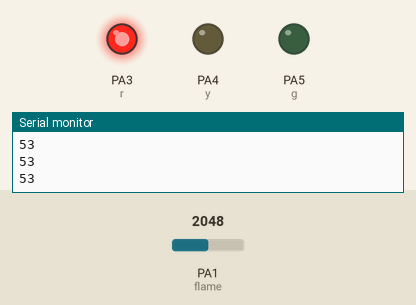
Bench run of a sketch on a simulated STM32 Blue Pill. Parts: output pins drawn as LEDs (lit = HIGH), the last lines printed to the serial monitor. The inputs (shaded band) are chosen by the test bench; at power-on: PA1 (flame) = 2048.

Above: at 1.2 s.
1.3 s: PA1 (flame) set to 2183
At 2.7 s:
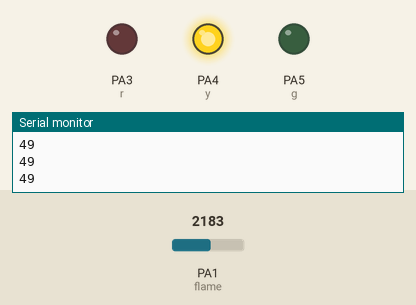
3.2 s: PA1 (flame) set to 4004
4.7 s: PA1 (flame) set to 4083
At 5.8 s:
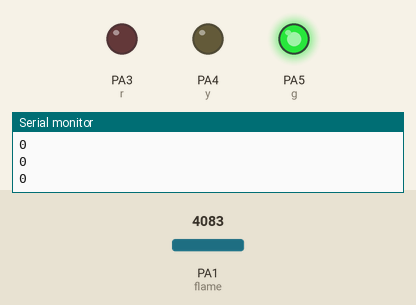
6.5 s: PA1 (flame) set to 3603
At 7.8 s:
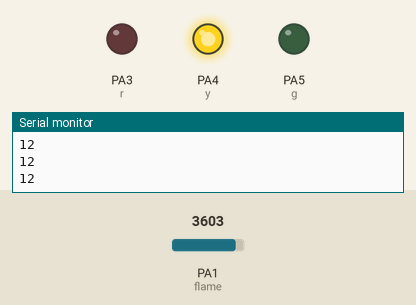
8.2 s: PA1 (flame) set to 4095
At 9.7 s:
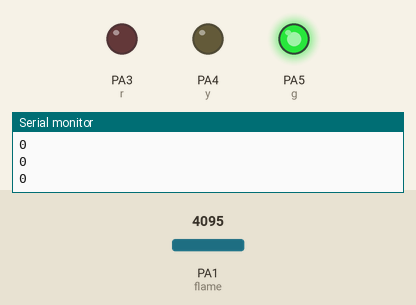
Timing chart, 0 to 11.0 s (numbered marks = the images above; inputs shaded):
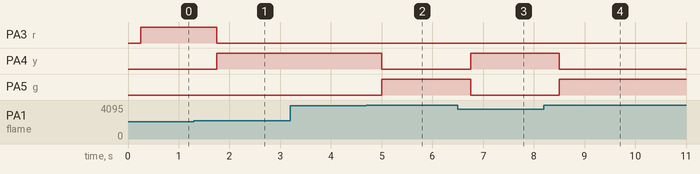

The sketch:

flame.ino
```cpp
int flame = PA1;
int r = PA3;
int y = PA4;
int g = PA5;

void setup() {
  // put your setup code here, to run once:
  pinMode(flame, INPUT);

  pinMode(r, OUTPUT);
  pinMode(y, OUTPUT);
  pinMode(g, OUTPUT);
  Serial.begin(9600);
}

void loop() {
  // put your main code here, to run repeatedly:
  int vflame = analogRead(flame);
  vflame = map(vflame, 4095, 253, 0, 100);
  Serial.println(vflame);
  delay(250);
  if(vflame == 0){
    digitalWrite(g, HIGH);
    digitalWrite(r, LOW);
    digitalWrite(y, LOW);
  }
  else if(vflame > 0 && vflame <= 50){
    digitalWrite(y, HIGH);
    digitalWrite(r, LOW);
    digitalWrite(g, LOW);
  }
  else if(vflame > 50){
    digitalWrite(r, HIGH);
    digitalWrite(g, LOW);
    digitalWrite(y, LOW);
  }

}
```

Measured:
- the behaviour switches between 2135 and 2136 on PA1 (flame) (found by bisection; images 0 and 1)
- the behaviour switches between 4056 and 4057 on PA1 (flame) (found by bisection; images 1 and 2)
- after the input at 1.3 s, PA3 (r): HIGH → LOW after 0.45 s; PA4 (y): LOW → HIGH after 0.45 s
- after the input at 4.7 s, PA4 (y): HIGH → LOW after 0.30 s; PA5 (g): LOW → HIGH after 0.30 s
- after the input at 6.5 s, PA4 (y): LOW → HIGH after 0.25 s; PA5 (g): HIGH → LOW after 0.25 s
- after the input at 8.2 s, PA4 (y): HIGH → LOW after 0.31 s; PA5 (g): LOW → HIGH after 0.31 s
